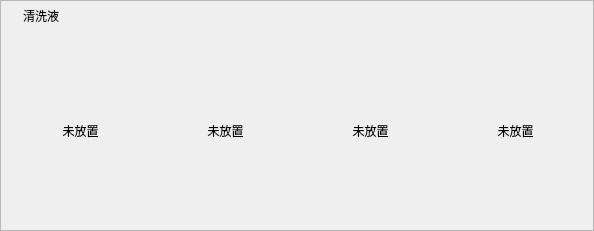
     <widget class="QFrame" name="frame_4">
      <property name="minimumSize">
       <size>
        <width>0</width>
        <height>220</height>
       </size>
      </property>
      <property name="styleSheet">
       <string notr="true"/>
      </property>
      <property name="frameShape">
       <enum>QFrame::StyledPanel</enum>
      </property>
      <property name="frameShadow">
       <enum>QFrame::Raised</enum>
      </property>
      <property name="radiuses" stdset="0">
       <string notr="true">rds_4</string>
      </property>
      <property name="borders" stdset="0">
       <string notr="true">light_gray</string>
      </property>
      <layout class="QVBoxLayout" name="verticalLayout_2" stretch="0,0">
       <property name="spacing">
        <number>0</number>
       </property>
       <property name="leftMargin">
        <number>0</number>
       </property>
       <property name="topMargin">
        <number>0</number>
       </property>
       <property name="rightMargin">
        <number>0</number>
       </property>
       <property name="bottomMargin">
        <number>0</number>
       </property>
       <item>
        <layout class="QHBoxLayout" name="horizontalLayout_7">
         <property name="spacing">
          <number>0</number>
         </property>
         <item>
          <widget class="QLabel" name="label_56">
           <property name="minimumSize">
            <size>
             <width>80</width>
             <height>30</height>
            </size>
           </property>
           <property name="maximumSize">
            <size>
             <width>16777215</width>
             <height>30</height>
            </size>
           </property>
           <property name="styleSheet">
            <string notr="true"/>
           </property>
           <property name="text">
            <string>清洗液</string>
           </property>
           <property name="alignment">
            <set>Qt::AlignCenter</set>
           </property>
           <property name="titles" stdset="0">
            <string notr="true">sub_tit_angle_14</string>
           </property>
          </widget>
         </item>
         <item>
          <widget class="QLabel" name="label_9">
           <property name="minimumSize">
            <size>
             <width>0</width>
             <height>30</height>
            </size>
           </property>
           <property name="maximumSize">
            <size>
             <width>16777215</width>
             <height>30</height>
            </size>
           </property>
           <property name="text">
            <string/>
           </property>
          </widget>
         </item>
         <item>
          <spacer name="horizontalSpacer_2">
           <property name="orientation">
            <enum>Qt::Horizontal</enum>
           </property>
           <property name="sizeHint" stdset="0">
            <size>
             <width>40</width>
             <height>20</height>
            </size>
           </property>
          </spacer>
         </item>
        </layout>
       </item>
       <item>
        <widget class="QWidget" name="widget_3" native="true">
         <property name="minimumSize">
          <size>
           <width>0</width>
           <height>180</height>
          </size>
         </property>
         <property name="maximumSize">
          <size>
           <width>16777215</width>
           <height>16777215</height>
          </size>
         </property>
         <layout class="QHBoxLayout" name="horizontalLayout_3">
          <item>
           <widget class="QWidget" name="verticalWidget" native="true">
            <property name="minimumSize">
             <size>
              <width>139</width>
              <height>0</height>
             </size>
            </property>
            <property name="maximumSize">
             <size>
              <width>139</width>
              <height>16777215</height>
             </size>
            </property>
            <layout class="QVBoxLayout" name="verticalLayout">
             <property name="spacing">
              <number>0</number>
             </property>
             <property name="leftMargin">
              <number>0</number>
             </property>
             <property name="topMargin">
              <number>0</number>
             </property>
             <property name="rightMargin">
              <number>0</number>
             </property>
             <property name="bottomMargin">
              <number>0</number>
             </property>
             <item>
              <widget class="QProgressBarShell" name="supplyStatus1" native="true">
               <property name="minimumSize">
                <size>
                 <width>139</width>
                 <height>180</height>
                </size>
               </property>
               <property name="maximumSize">
                <size>
                 <width>139</width>
                 <height>180</height>
                </size>
               </property>
               <property name="focusPolicy">
                <enum>Qt::ClickFocus</enum>
               </property>
               <property name="styleSheet">
                <string notr="true">background: transparent;
</string>
               </property>
               <property name="bks" stdset="0">
                <string notr="true">transparent</string>
               </property>
               <property name="buttons" stdset="0">
                <string notr="true">bottle_select</string>
               </property>
               <widget class="QLabel" name="label_Aci1">
                <property name="geometry">
                 <rect>
                  <x>2</x>
                  <y>150</y>
                  <width>137</width>
                  <height>20</height>
                 </rect>
                </property>
                <property name="text">
                 <string/>
                </property>
                <property name="alignment">
                 <set>Qt::AlignBottom|Qt::AlignHCenter</set>
                </property>
                <property name="fonts" stdset="0">
                 <string notr="true">16</string>
                </property>
               </widget>
               <widget class="QLabel" name="status_show1">
                <property name="geometry">
                 <rect>
                  <x>0</x>
                  <y>76</y>
                  <width>141</width>
                  <height>30</height>
                 </rect>
                </property>
                <property name="text">
                 <string>未放置</string>
                </property>
                <property name="alignment">
                 <set>Qt::AlignCenter</set>
                </property>
                <property name="colors" stdset="0">
                 <string notr="true">light</string>
                </property>
               </widget>
              </widget>
             </item>
             <item>
              <spacer name="horizontalSpacer_7">
               <property name="orientation">
                <enum>Qt::Horizontal</enum>
               </property>
               <property name="sizeType">
                <enum>QSizePolicy::Fixed</enum>
               </property>
               <property name="sizeHint" stdset="0">
                <size>
                 <width>139</width>
                 <height>1</height>
                </size>
               </property>
              </spacer>
             </item>
            </layout>
           </widget>
          </item>
          <item>
           <widget class="QWidget" name="verticalWidget1" native="true">
            <property name="minimumSize">
             <size>
              <width>139</width>
              <height>0</height>
             </size>
            </property>
            <property name="maximumSize">
             <size>
              <width>139</width>
              <height>16777215</height>
             </size>
            </property>
            <layout class="QVBoxLayout" name="verticalLayout_9">
             <property name="spacing">
              <number>0</number>
             </property>
             <property name="leftMargin">
              <number>0</number>
             </property>
             <property name="topMargin">
              <number>0</number>
             </property>
             <property name="rightMargin">
              <number>0</number>
             </property>
             <property name="bottomMargin">
              <number>0</number>
             </property>
             <item>
              <widget class="QProgressBarShell" name="supplyStatus2" native="true">
               <property name="minimumSize">
                <size>
                 <width>139</width>
                 <height>180</height>
                </size>
               </property>
               <property name="maximumSize">
                <size>
                 <width>139</width>
                 <height>180</height>
                </size>
               </property>
               <property name="focusPolicy">
                <enum>Qt::ClickFocus</enum>
               </property>
               <property name="bks" stdset="0">
                <string notr="true">transparent</string>
               </property>
               <property name="buttons" stdset="0">
                <string notr="true">bottle_select</string>
               </property>
               <widget class="QLabel" name="label_Alka1">
                <property name="geometry">
                 <rect>
                  <x>2</x>
                  <y>150</y>
                  <width>137</width>
                  <height>20</height>
                 </rect>
                </property>
                <property name="text">
                 <string/>
                </property>
                <property name="alignment">
                 <set>Qt::AlignBottom|Qt::AlignHCenter</set>
                </property>
                <property name="fonts" stdset="0">
                 <string notr="true">16</string>
                </property>
               </widget>
               <widget class="QLabel" name="status_show2">
                <property name="geometry">
                 <rect>
                  <x>0</x>
                  <y>76</y>
                  <width>141</width>
                  <height>30</height>
                 </rect>
                </property>
                <property name="text">
                 <string>未放置</string>
                </property>
                <property name="alignment">
                 <set>Qt::AlignCenter</set>
                </property>
                <property name="colors" stdset="0">
                 <string notr="true">light</string>
                </property>
               </widget>
               <zorder>status_show2</zorder>
               <zorder>label_Alka1</zorder>
              </widget>
             </item>
             <item>
              <spacer name="horizontalSpacer_8">
               <property name="orientation">
                <enum>Qt::Horizontal</enum>
               </property>
               <property name="sizeType">
                <enum>QSizePolicy::Fixed</enum>
               </property>
               <property name="sizeHint" stdset="0">
                <size>
                 <width>139</width>
                 <height>1</height>
                </size>
               </property>
              </spacer>
             </item>
            </layout>
           </widget>
          </item>
          <item>
           <widget class="QWidget" name="verticalWidget2" native="true">
            <property name="minimumSize">
             <size>
              <width>139</width>
              <height>0</height>
             </size>
            </property>
            <property name="maximumSize">
             <size>
              <width>139</width>
              <height>16777215</height>
             </size>
            </property>
            <layout class="QVBoxLayout" name="verticalLayout_10">
             <property name="spacing">
              <number>0</number>
             </property>
             <property name="leftMargin">
              <number>0</number>
             </property>
             <property name="topMargin">
              <number>0</number>
             </property>
             <property name="rightMargin">
              <number>0</number>
             </property>
             <property name="bottomMargin">
              <number>0</number>
             </property>
             <item>
              <widget class="QProgressBarShell" name="supplyStatus3" native="true">
               <property name="minimumSize">
                <size>
                 <width>139</width>
                 <height>180</height>
                </size>
               </property>
               <property name="maximumSize">
                <size>
                 <width>139</width>
                 <height>180</height>
                </size>
               </property>
               <property name="focusPolicy">
                <enum>Qt::ClickFocus</enum>
               </property>
               <property name="bks" stdset="0">
                <string notr="true">transparent</string>
               </property>
               <property name="buttons" stdset="0">
                <string notr="true">bottle_select</string>
               </property>
               <widget class="QLabel" name="label_Aci2">
                <property name="geometry">
                 <rect>
                  <x>2</x>
                  <y>150</y>
                  <width>137</width>
                  <height>21</height>
                 </rect>
                </property>
                <property name="text">
                 <string/>
                </property>
                <property name="alignment">
                 <set>Qt::AlignBottom|Qt::AlignHCenter</set>
                </property>
                <property name="fonts" stdset="0">
                 <string notr="true">16</string>
                </property>
               </widget>
               <widget class="QLabel" name="status_show3">
                <property name="geometry">
                 <rect>
                  <x>0</x>
                  <y>76</y>
                  <width>141</width>
                  <height>30</height>
                 </rect>
                </property>
                <property name="text">
                 <string>未放置</string>
                </property>
                <property name="alignment">
                 <set>Qt::AlignCenter</set>
                </property>
                <property name="colors" stdset="0">
                 <string notr="true">light</string>
                </property>
               </widget>
               <zorder>status_show3</zorder>
               <zorder>label_Aci2</zorder>
              </widget>
             </item>
             <item>
              <spacer name="horizontalSpacer_9">
               <property name="orientation">
                <enum>Qt::Horizontal</enum>
               </property>
               <property name="sizeType">
                <enum>QSizePolicy::Fixed</enum>
               </property>
               <property name="sizeHint" stdset="0">
                <size>
                 <width>139</width>
                 <height>1</height>
                </size>
               </property>
              </spacer>
             </item>
            </layout>
           </widget>
          </item>
          <item>
           <widget class="QWidget" name="verticalWidget3" native="true">
            <property name="minimumSize">
             <size>
              <width>139</width>
              <height>0</height>
             </size>
            </property>
            <property name="maximumSize">
             <size>
              <width>139</width>
              <height>16777215</height>
             </size>
            </property>
            <layout class="QVBoxLayout" name="verticalLayout_12">
             <property name="spacing">
              <number>0</number>
             </property>
             <property name="leftMargin">
              <number>0</number>
             </property>
             <property name="topMargin">
              <number>0</number>
             </property>
             <property name="rightMargin">
              <number>0</number>
             </property>
             <property name="bottomMargin">
              <number>0</number>
             </property>
             <item>
              <widget class="QProgressBarShell" name="supplyStatus4" native="true">
               <property name="minimumSize">
                <size>
                 <width>139</width>
                 <height>180</height>
                </size>
               </property>
               <property name="maximumSize">
                <size>
                 <width>139</width>
                 <height>180</height>
                </size>
               </property>
               <property name="focusPolicy">
                <enum>Qt::ClickFocus</enum>
               </property>
               <property name="styleSheet">
                <string notr="true"/>
               </property>
               <property name="bks" stdset="0">
                <string notr="true">transparent</string>
               </property>
               <property name="buttons" stdset="0">
                <string notr="true">bottle_select</string>
               </property>
               <widget class="QLabel" name="label_Alka2">
                <property name="geometry">
                 <rect>
                  <x>2</x>
                  <y>150</y>
                  <width>137</width>
                  <height>21</height>
                 </rect>
                </property>
                <property name="text">
                 <string/>
                </property>
                <property name="alignment">
                 <set>Qt::AlignBottom|Qt::AlignHCenter</set>
                </property>
                <property name="fonts" stdset="0">
                 <string notr="true">16</string>
                </property>
               </widget>
               <widget class="QLabel" name="status_show4">
                <property name="geometry">
                 <rect>
                  <x>0</x>
                  <y>76</y>
                  <width>141</width>
                  <height>30</height>
                 </rect>
                </property>
                <property name="text">
                 <string>未放置</string>
                </property>
                <property name="alignment">
                 <set>Qt::AlignCenter</set>
                </property>
                <property name="colors" stdset="0">
                 <string notr="true">light</string>
                </property>
               </widget>
              </widget>
             </item>
             <item>
              <spacer name="horizontalSpacer_10">
               <property name="orientation">
                <enum>Qt::Horizontal</enum>
               </property>
               <property name="sizeType">
                <enum>QSizePolicy::Fixed</enum>
               </property>
               <property name="sizeHint" stdset="0">
                <size>
                 <width>139</width>
                 <height>1</height>
                </size>
               </property>
              </spacer>
             </item>
            </layout>
           </widget>
          </item>
         </layout>
        </widget>
       </item>
      </layout>
     </widget>
